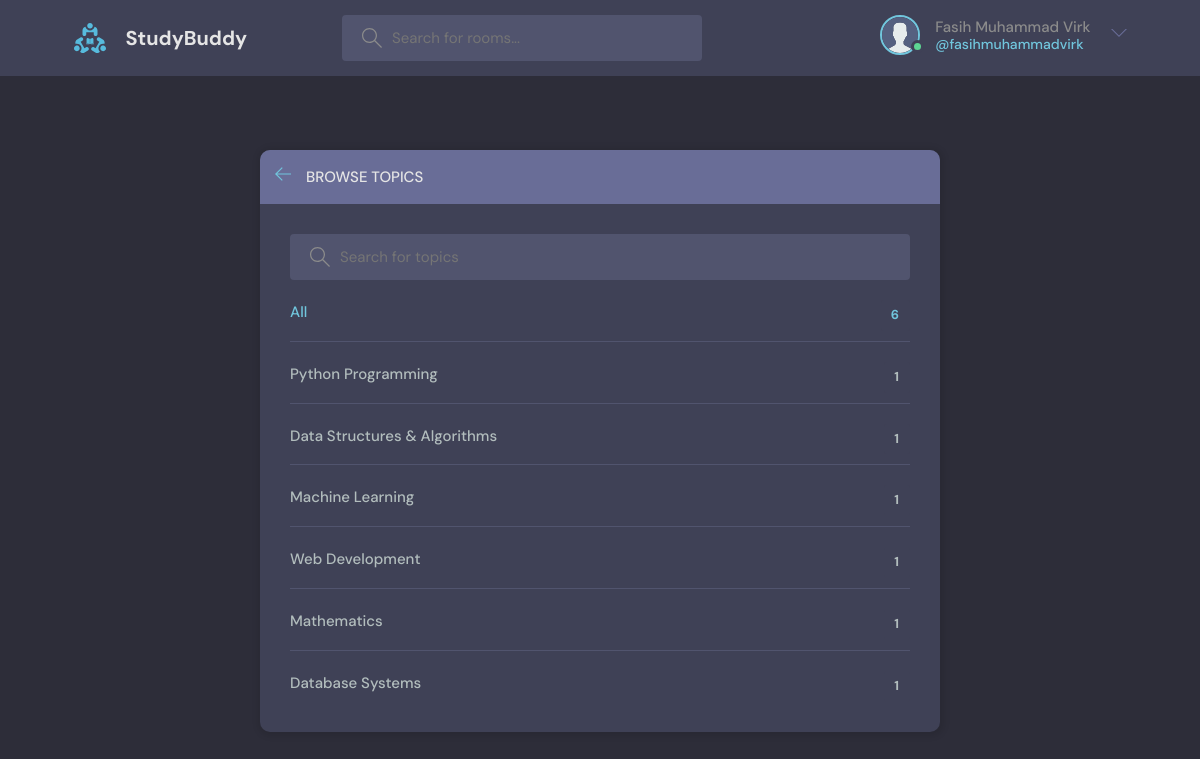
The app's page /topics/ (signed in) with its own data.
### mainapp/models.py (models this page shows, shortened)
class User(AbstractUser):
    name = models.CharField(max_length=200, null=True)
    email = models.EmailField(unique=True)
    bio = models.TextField(null=True)
    avatar = models.ImageField(null=True, default="avatar.svg")
    USERNAME_FIELD = 'email'
    REQUIRED_FIELDS = []

class Topic(models.Model):
    name = models.CharField(max_length=200)

### mainapp/views.py (the view)
# urls.py: path('topics/', views.topicsPage, name="topics"),
@login_required(login_url='login')
def topicsPage(request):
    q = request.GET.get('q') if request.GET.get('q') is not None else ''
    topics = Topic.objects.filter(name__icontains=q)
    return render(request, 'mainapp/topics.html', {'topics': topics})

### mainapp/templates/mainapp/topics.html (shortened to what this page needs)
{% extends 'main.html' %} {%block content%}
<main class="create-room layout">
	<div class="container" style = "align-items: center; justify-content: center;">
		<div class="layout__box">
			<div class="layout__boxHeader">
				<div class="layout__boxTitle">
					<a href="{% url 'home' %}">
						<svg
							version="1.1"
							xmlns="http://www.w3.org/2000/svg"
							width="32"
							height="32"
							viewBox="0 0 32 32"
						>
							<title>arrow-left</title>
							<path
								d="M13.723 2.286l-13.723 13.714 13.719 13.714 1.616-1.611-10.96-10.96h27.625v-2.286h-27.625l10.965-10.965-1.616-1.607z"
							></path>
						</svg>
					</a>
					<h3>Browse Topics</h3>
				</div>
			</div>
			<div class="topics-page layout__body">
				<form action="" method="GET" class="header__search">
					<label>
						<input name="q" placeholder="Search for topics" />
					</label>
				</form>
				<ul class="topics__list">
					<li>
						<a href="{% url 'topics' %}" class="active"
							>All <span>{{topics.count}}</span></a
						>
					</li>
					{% for topic in topics%}
					<li>
						<a href="{% url 'home' %}?q={{topic.name|urlencode}}"
							>{{topic.name}} <span>{{topic.room_set.all.count}}</span></a
						>
					</li>
					{%endfor%}
				</ul>
			</div>
		</div>
	</div>
</main>
{% endblock content %}

### templates/navbar.html (shortened to what this page needs)
{% load static %}
{% if request.user.is_authenticated %}
<header class="header header--loggedIn">
	<div class="container">
		<a href="{% url 'home' %}" class="header__logo">
			<img src="{% static 'images/logo.svg' %}" />
			<h1>StudyBuddy</h1>
		</a>
		<form class="header__search" method="GET" action="{% url 'home' %}">
			<label>
				<input name="q" placeholder="Search for rooms..." />
			</label>
		</form>
		<nav class="header__menu">
			<div class="header__user">
				<a href="{% url 'user-profile' user.id %}">
					<div class="avatar avatar--medium active">
						<img src="{{request.user.avatar.url}}" />
					</div>
					<p>
						{{request.user.name}} <span>@{{request.user.username}}</span>
					</p>
				</a>
				<button class="dropdown-button">
					<svg
						version="1.1"
						xmlns="http://www.w3.org/2000/svg"
						width="32"
						height="32"
						viewBox="0 0 32 32"
					>
						<title>chevron-down</title>
						<path d="M16 21l-13-13h-3l16 16 16-16h-3l-13 13z"></path>
					</svg>
				</button>
			</div>
			{% endif %}
		</nav>
	</div>
</header>

### static/style/style.css (style rules this page uses)
:root { --color-main: #71c6dd; --color-main-light: #e1f6fb; --color-dark: #3f4156; --color-dark-medium: #51546e; --color-dark-light: #696d97; --color-light: #e5e5e5; --color-gray: #8b8b8b; --color-light-gray: #b2bdbd; --color-bg: #2d2d39; --color-success: #5dd693; --color-error: #fc4b0b; }
* { font-family: "DM Sans", -apple-system, BlinkMacSystemFont, "Segoe UI", Roboto, Oxygen, Ubuntu, Cantarell, "Open Sans", "Helvetica Neue", sans-serif; margin: 0; padding: 0; box-sizing: border-box; text-rendering: optimizeLegibility; font-size: inherit; }
html { font-size: 56.25%; }
@media only screen and (min-width: 1200px) { html { font-size: 62.5%; } }
body { line-height: 1.6; font-weight: 400; font-size: 1.5rem; color: var(--color-light-gray); background-color: var(--color-bg); min-height: 100vh; }
img { width: 100%; }
a { display: inline-block; color: var(--color-main); text-decoration: none; }
.container { max-width: 120rem; width: 90%; margin: auto; }
.avatar { position: relative; display: inline-block; border-radius: 50%; border: 2px solid var(--color-main); }
.avatar img { display: block; border-radius: 50%; object-fit: cover; object-position: center; }
.avatar::after { content: ""; display: block; position: absolute; background-color: var(--color-gray); z-index: 111; border-radius: 50%; border: 0.3rem solid var(--color-dark); }
.avatar.active::after { background-color: var(--color-success); }
.avatar.avatar--medium img { width: 3.6rem; height: 3.6rem; border-radius: 50%; }
.avatar.avatar--medium:after { width: 0.7rem; height: 0.7rem; bottom: 0px; right: -6px; }
.header { padding: 1.5rem; background-color: var(--color-dark); }
.header > .container { display: flex; gap: 9.5rem; }
.header__logo, .header__user { display: flex; gap: 2rem; align-items: center; }
.header__logo > img { height: 3.2rem; width: 3.2rem; }
.header__logo > h1 { font-weight: 700; font-size: 2rem; color: var(--color-light); }
.header__search > label { background-color: var(--color-dark-medium); padding: 1.3rem 1rem; display: flex; align-items: center; gap: 1rem; border-radius: 4px; }
.header__search svg { fill: var(--color-gray); width: 2rem; height: 2rem; margin-left: 1rem; }
.header__search input { width: 30rem; background: transparent; border: none; outline: none; color: var(--color-light); }
.header__menu { margin-left: auto; position: relative; }
.header__menu a { display: flex; gap: 1.5rem; align-items: center; font-weight: 500; text-decoration: none; color: var(--color-gray); }
.header__menu img { height: 3.6rem; }
.header__menu p { line-height: 1.2; }
.header__menu span { color: var(--color-main); font-weight: 500; font-size: 1.4rem; display: block; }
.header__menu svg { width: 1.6rem; height: 1.6rem; fill: var(--color-dark-light); }
.dropdown-button { background: transparent; border: 0; outline: 0; cursor: pointer; }
.layout { margin-top: 2.4rem; }
.layout > .container { display: flex; justify-content: space-between; align-items: flex-start; }
.layout__box { width: 90%; max-width: 48rem; min-height: 40rem; background-color: var(--color-dark); border-radius: 1rem; box-shadow: 1px 1px 6px 3px rgba(0, 0, 0, 0.1); overflow: hidden; margin: 5rem 0rem; }
.layout__boxHeader { display: flex; padding: 1.5rem; background-color: var(--color-dark-light); }
.layout__boxTitle { display: flex; gap: 1.5rem; align-items: center; }
.layout__boxTitle h3 { text-transform: uppercase; font-weight: 500; color: var(--color-light); }
.layout__boxTitle svg { width: 1.6rem; height: 1.6rem; fill: var(--color-main); }
.layout__body { margin: 3rem; }
.topics__list { list-style: none; }
.topics__list li a { display: flex; justify-content: space-between; margin-bottom: 3rem; font-weight: 500; color: var(--color-light-gray); transition: all 0.3s ease-in-out; }
.topics__list li a.active, .topics__list li a:hover { color: var(--color-main); }
.topics__list li a span { padding: 0.5rem 1rem; background-color: var(--color-dark); border-radius: 3px; font-size: 1.3rem; font-weight: 700; letter-spacing: 1px; }
.topics-page .topics__list li:not(:last-child) a { margin: 2rem 0; padding-bottom: 1rem; text-decoration: none; border-bottom: 1px solid var(--color-dark-medium); }
.topics-page .header__search { display: block; }
.create-room.layout .layout__box { max-width: 68rem; }

### records on screen
User: user.avatar (placeholder picture), user.name "Fasih Muhammad Virk", user.username "fasihmuhammadvirk"
Topic: name "Python Programming", room_set.all.count "1"
Topic: name "Data Structures & Algorithms", room_set.all.count "1"
Topic: name "Machine Learning", room_set.all.count "1"
Topic: name "Web Development", room_set.all.count "1"
Topic: name "Mathematics", room_set.all.count "1"
Topic: name "Database Systems", room_set.all.count "1"

### other values on screen
{{ topics.count }} "6"
